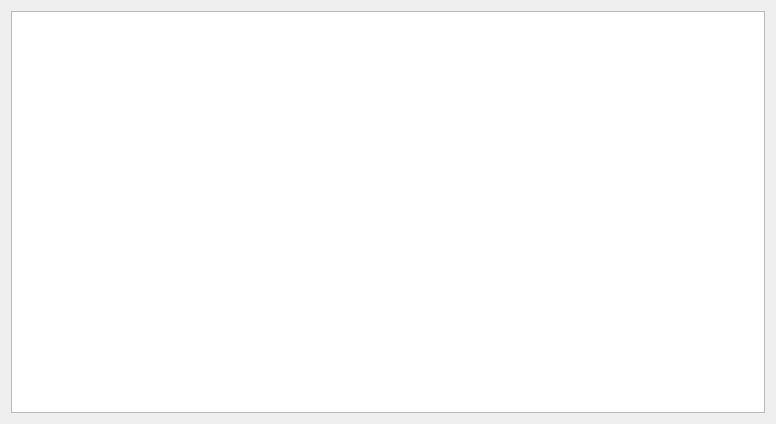
<?xml version="1.0" encoding="UTF-8"?>
<ui version="4.0">
 <class>Dialog</class>
 <widget class="QDialog" name="Dialog">
  <property name="geometry">
   <rect>
    <x>0</x>
    <y>0</y>
    <width>776</width>
    <height>424</height>
   </rect>
  </property>
  <property name="windowTitle">
   <string>Info</string>
  </property>
  <layout class="QGridLayout" name="gridLayout_2">
   <item row="0" column="0">
    <layout class="QGridLayout" name="gridLayout">
     <item row="0" column="0">
      <widget class="QTextEdit" name="textEdit">
       <property name="readOnly">
        <bool>true</bool>
       </property>
      </widget>
     </item>
    </layout>
   </item>
  </layout>
 </widget>
 <resources/>
 <connections/>
</ui>
